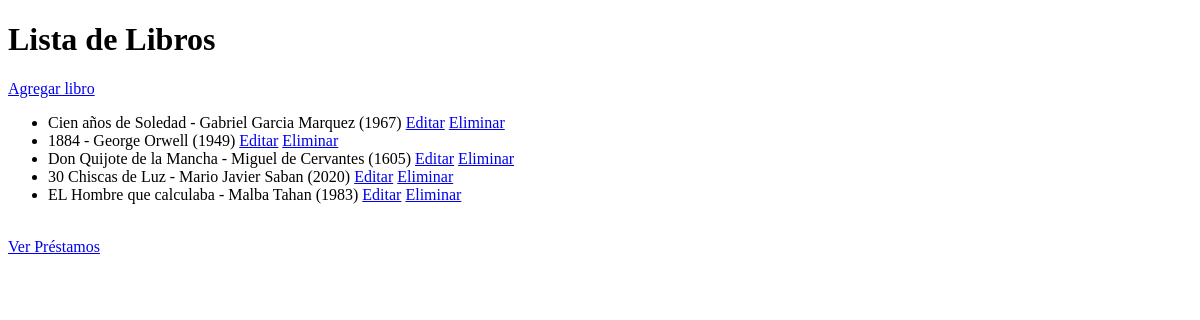
Page /libros/ on the earlier database version.
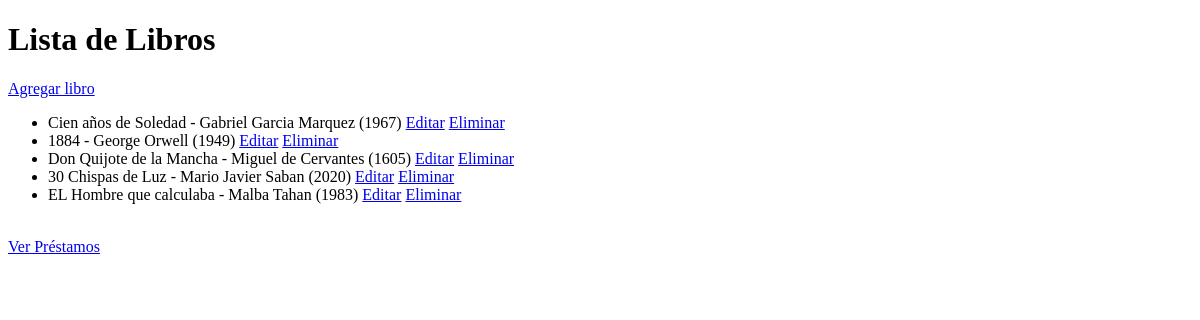
Same page on the later database version.
### libros/models.py (models this page shows, shortened)
class Libro(models.Model):
    titulo = models.CharField(max_length=200)
    autor = models.CharField(max_length=100)
    anio_publicacion = models.IntegerField()

### libros/views.py (the view)
# urls.py: path('', views.listar_libros, name='listar_libros'),
def listar_libros(request):
    libros = Libro.objects.all()
    return render(request, 'libros/listar.html', {'libros': libros})

### libros/templates/libros/listar.html (shortened to what this page needs)
<!DOCTYPE html>
<html>
<head>
</head>
<body>
    <h1>Lista de Libros</h1>
    <a href="{% url 'crear_libro' %}">Agregar libro</a>
    <ul>
    {% for libro in libros %}
        <li>
            {{ libro.titulo }} - {{ libro.autor }} ({{ libro.anio_publicacion }})
            <a href="{% url 'editar_libro' libro.id %}">Editar</a>
            <a href="{% url 'eliminar_libro' libro.id %}">Eliminar</a>
        </li>
    {% endfor %}
    </ul>
    <br>
    <a href="{% url 'listar_prestamos' %}">Ver Préstamos</a>
</body>
</html>

Differences in the rows shown:
changed Libro "Mario Javier Saban": titulo "30 Chiscas de Luz" → "30 Chispas de Luz"
